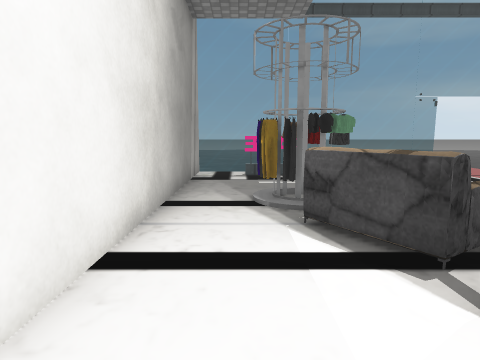
View 1 (above)

18 first-person views from a walk through a Unity game level. The camera is 1.3 m above the floor, tilts 8° down and sees 75° across. Doors are open. The floor is counted in squares, 1 m on a side. Each view is taken from the middle of a square. On the plan, view 1 faces up. The plan holds only what a view shows up to about 14 squares ahead; the rest is blank. The place goes on beyond the plan. The player is left out. Some surface patterns are stand-ins.

View 2
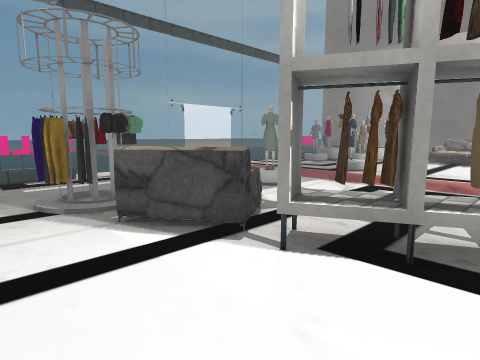

View 3
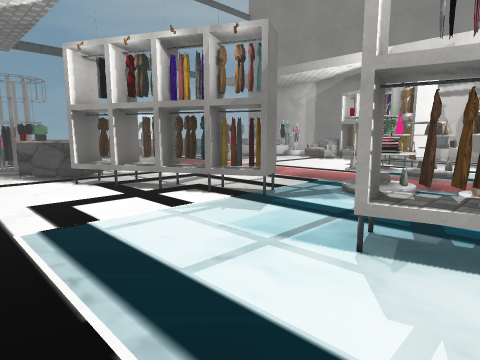

View 4
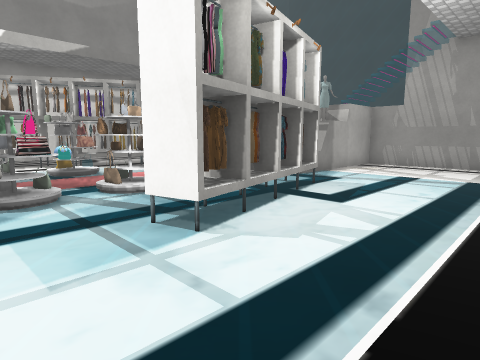

View 5
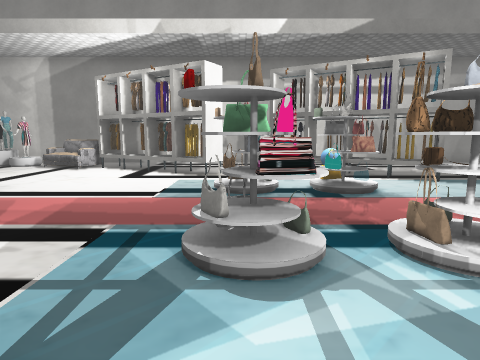

View 6
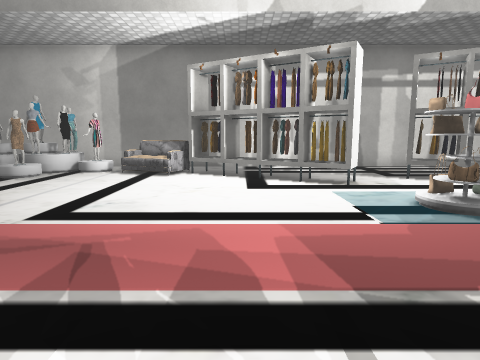

View 7
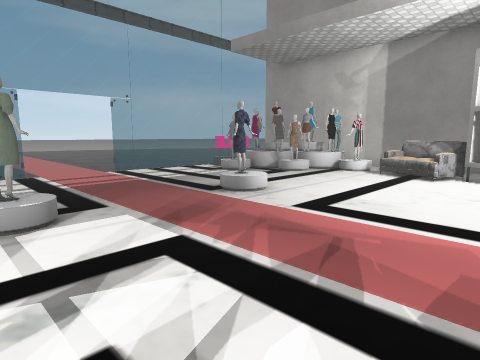

View 8
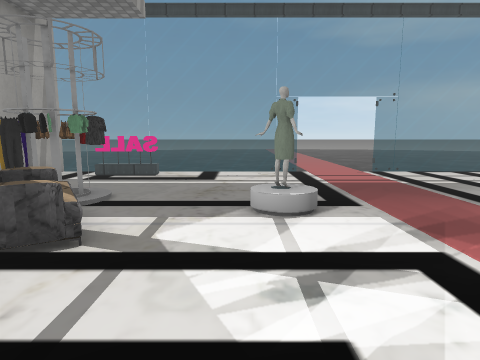

View 9
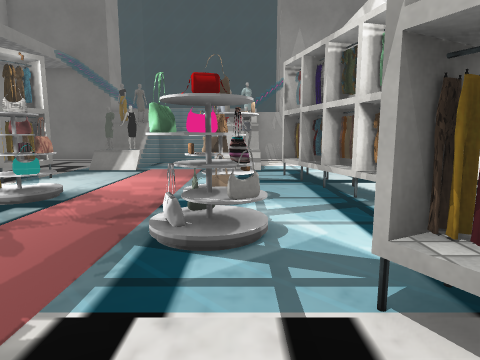

View 10
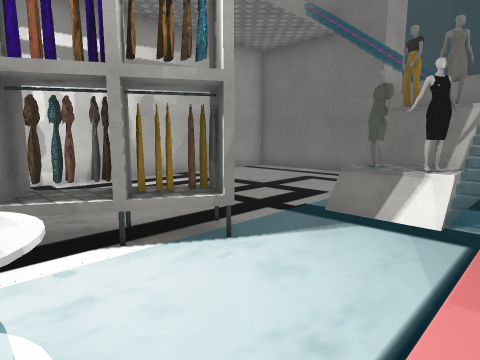

View 11
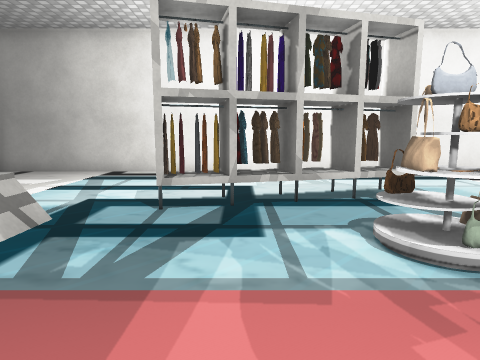

View 12
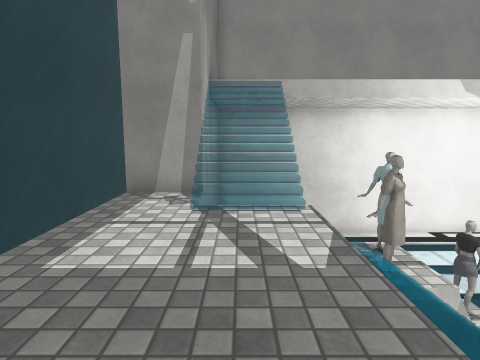

View 13
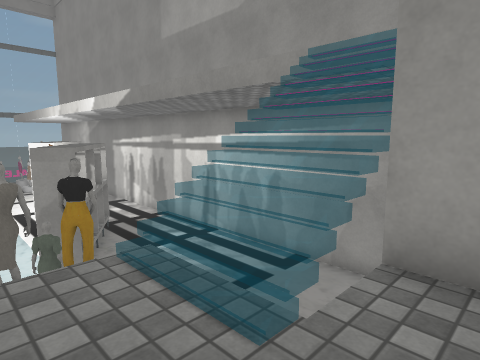

View 14
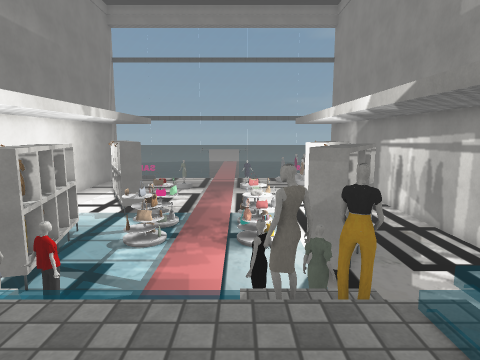

View 15
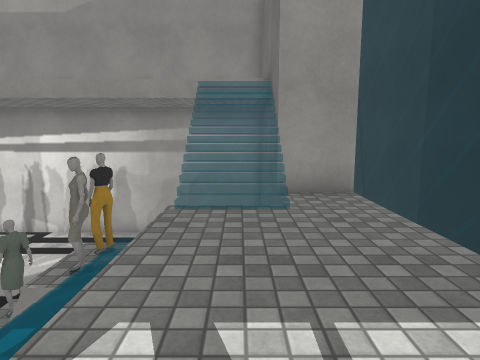

View 16
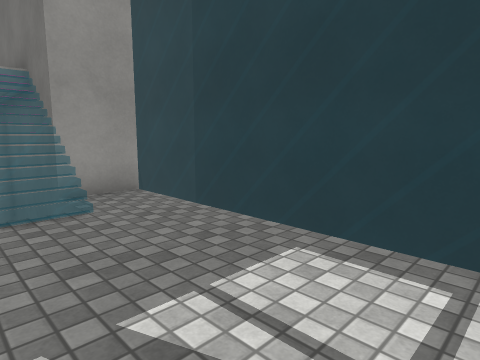

View 17
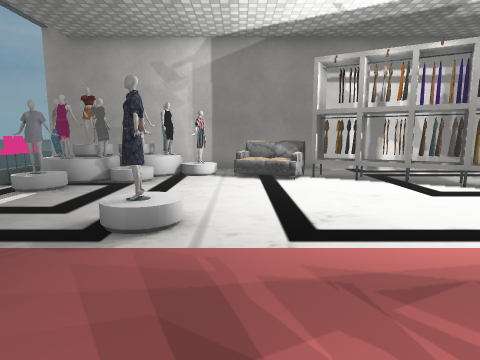

View 18
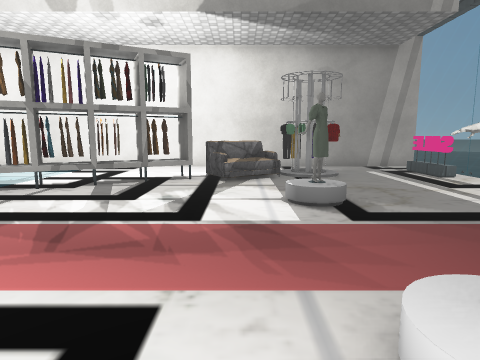

### Floor plan
Key: @ floor where view 1 was taken; # wall or solid block; x gap in a wall; . main floor; : floor 2.75 m higher than the main floor; / step, stairs or slope; D open door; = window, fence, low wall or low ledge; ^ raised ledge; S shelf; O other object.
Columns run from 2 left of view 1 to 19 right of it. Each row starts with its distance up from view 1.
 16    ..     ..
 15    ..    ...
 14 ... ..............
 13 ... .....D..D.....
 12 .==..====D..D===.
 11 =.OOO...........OOO  =
 10 #................OO  #
  9 #...............OOO  #
  8 #................OOOO#
  7 #..SS............OOOO#
  6 #.SSS..OO....O....OO.#
  5 #..x^...O...OO.....O.#
  4 #..=^^............^x.#
  3 #...#............=^=.#
  2 #...SS............# .#
  1 #...SS...........SS..#
  0 #.@..SS..........SS..#
 -1 #....SS.........SS...#
 -2 #.....SS........SS...#
 -3 #.....S........SS....#
 -4 #.......OO..OO.......#
 -5 #....S..OO..OO...S...#
 -6 #...SS..OO..OO..SS...#
 -7 #....SS.OO..OO.SSS...#
 -8 #....SS........SS....#
 -9 #....SS.......SS.....#
-10 #.....S.......SS.....#
-11 #.....S..............#
-12 #......#=////#=......#
-13 #......=OO//O##......#
-14 #......#O/  /##......#
-15 #......##O  /O ......#
-16 #......x::::::x .....#
-17 #. .....::::::. .....#
-18 #######::::::::#######
-19       #::::::::#
-20       #========#

Positions as (right, up) in squares from view 1, and headings:
1: (0, 0), facing up
2: (-1, 0), facing up-right
3: (-1, -7), facing up-right
4: (-1, -3), facing down-right
5: (3, -4), facing right
6: (5, 0), facing right
7: (5, 0), facing up-right
8: (5, 0), facing up
9: (6, 0), facing down
10: (9, -7), facing down-right
11: (10, -9), facing left
12: (11, -17), facing left
13: (10, -19), facing up-right
14: (10, -18), facing up
15: (6, -17), facing right
16: (6, -16), facing down-right
17: (6, 4), facing right
18: (12, 4), facing left
